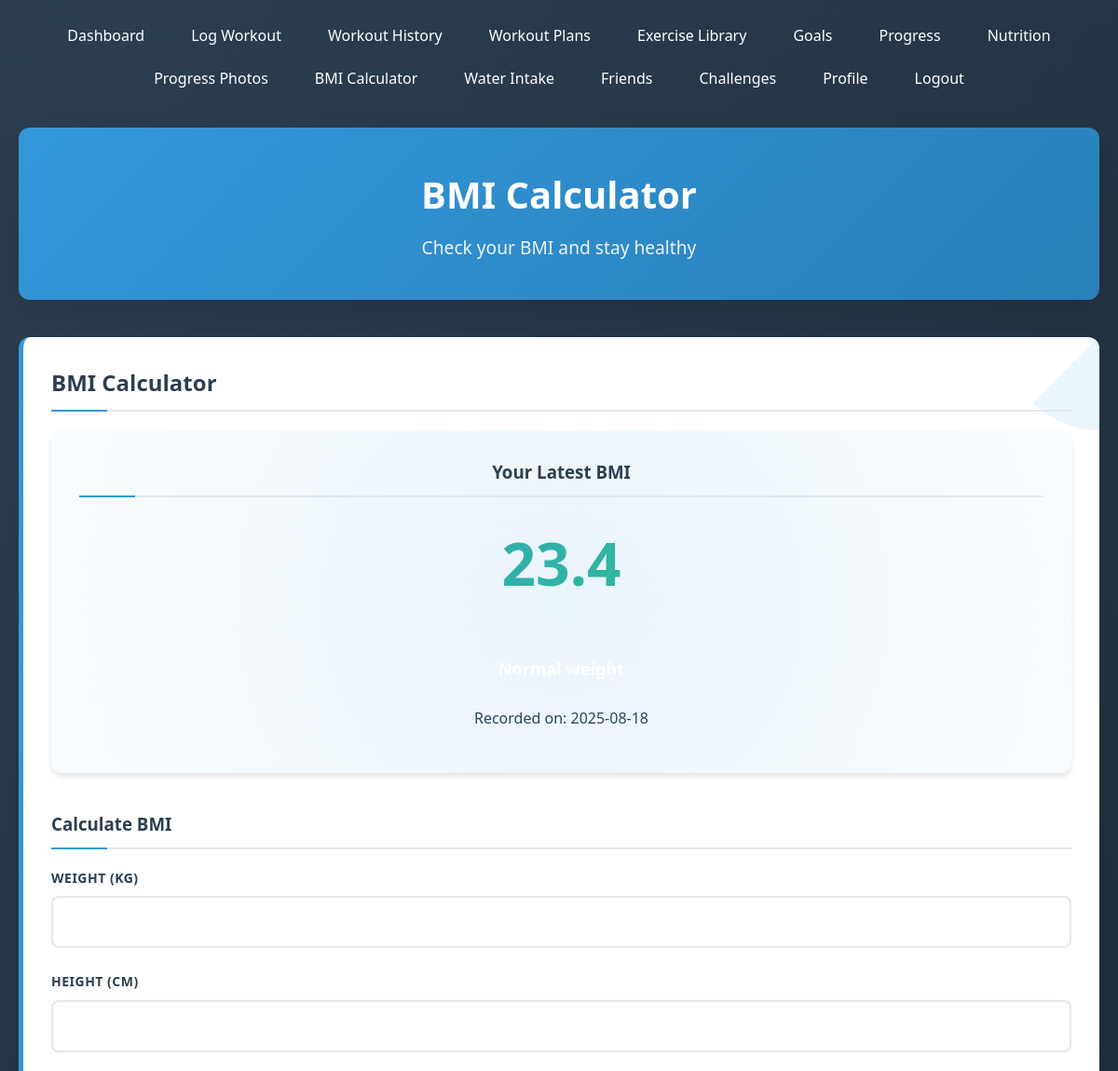
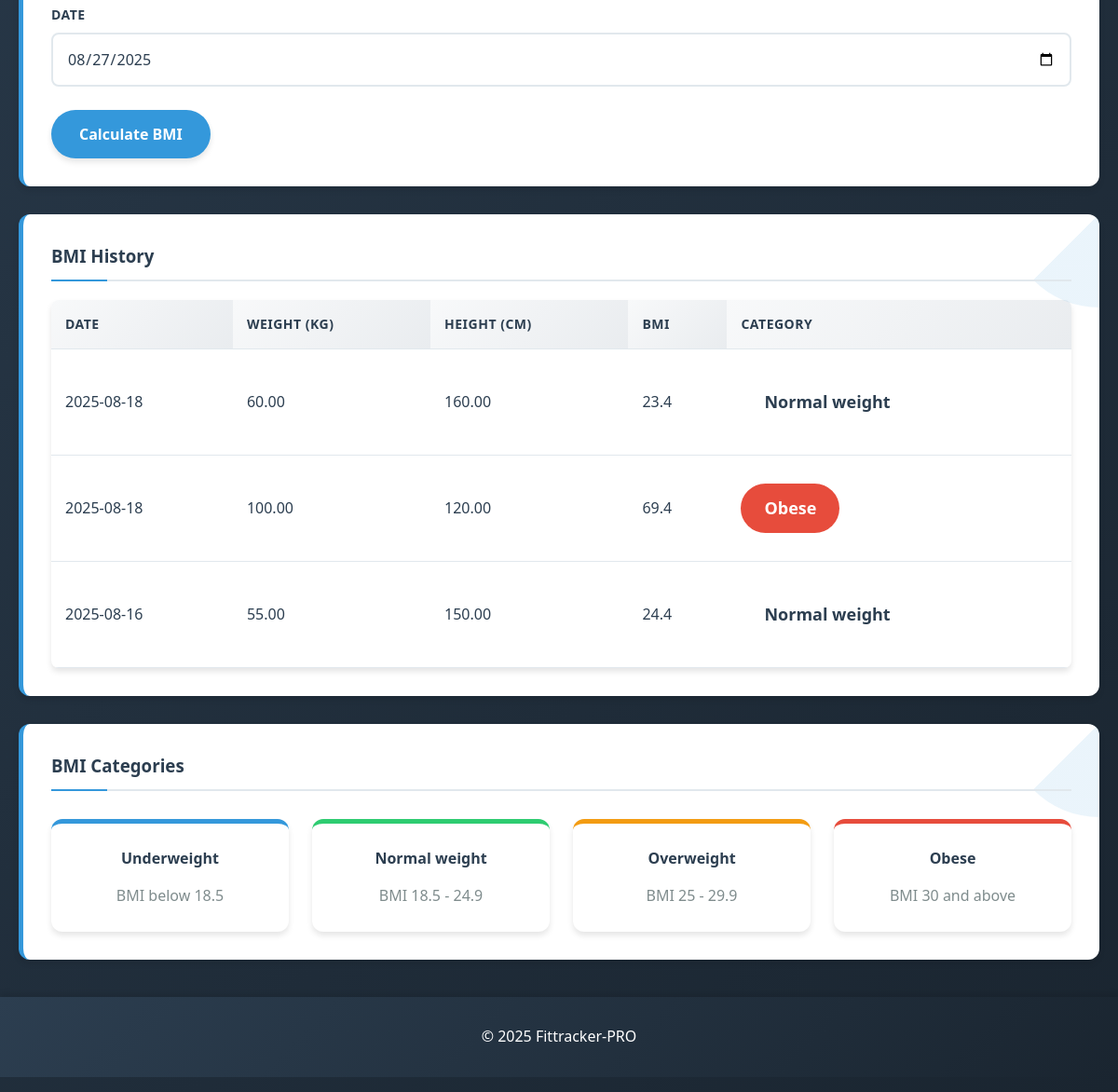
The app's page /bmi_calculator.php (signed in) with its own data (2 pictures, top to bottom).
### tables this page shows
CREATE TABLE `bmi_records` (
  `id` int(11) NOT NULL,
  `user_id` int(11) NOT NULL,
  `weight` decimal(5,2) NOT NULL COMMENT 'in kg',
  `height` decimal(5,2) NOT NULL COMMENT 'in cm',
  `bmi` decimal(4,1) NOT NULL,
  `category` varchar(20) NOT NULL,
  `date` date NOT NULL
);

### bmi_calculator.php (the view, shortened to what this page needs)
<?php
require_once 'config/db.php';
$user_id = $_SESSION['user_id'];
$stmt = $pdo->prepare("
    SELECT * FROM bmi_records
    WHERE user_id = ?
    ORDER BY date DESC
    LIMIT 1
");
$stmt->execute([$user_id]);
$latest_bmi = $stmt->fetch();
$stmt = $pdo->prepare("
    SELECT * FROM bmi_records
    WHERE user_id = ?
    ORDER BY date DESC
");
$stmt->execute([$user_id]);
$bmi_history = $stmt->fetchAll();
?>
<?php include 'includes/header.php'; ?>
<div class="page-header">
    <h1>BMI Calculator</h1>
    <p>Check your BMI and stay healthy</p>
</div>
<div class="card">
    <h2>BMI Calculator</h2>
    <?php if ($latest_bmi): ?>
        <div class="bmi-result">
            <h3>Your Latest BMI</h3>
            <div class="bmi-value"><?php echo round($latest_bmi['bmi'], 1); ?></div>
            <div class="bmi-category <?php echo strtolower(str_replace(' ', '_', $latest_bmi['category'])); ?>">
            </div>
            <p>Recorded on: <?php echo $latest_bmi['date']; ?></p>
        </div>
    <?php endif; ?>
    <h3>Calculate BMI</h3>
    <form method="POST">
        <div class="form-group">
            <label>Weight (kg)</label>
            <input type="number" name="weight" step="0.1" min="1" required>
        </div>
        <div class="form-group">
            <label>Height (cm)</label>
            <input type="number" name="height" step="0.1" min="1" required>
        </div>
        <div class="form-group">
            <label>Date</label>
            <input type="date" name="date" value="<?php echo date('Y-m-d'); ?>" required>
        </div>
        <button type="submit">Calculate BMI</button>
    </form>
</div>
<div class="card">
    <h3>BMI History</h3>
    <?php if (count($bmi_history) > 0): ?>
        <table>
            <tr>
                <th>Date</th>
                <th>Weight (kg)</th>
                <th>Height (cm)</th>
                <th>BMI</th>
                <th>Category</th>
            </tr>
            <?php foreach ($bmi_history as $record): ?>
            <tr>
                <td><?php echo $record['date']; ?></td>
                <td><?php echo $record['weight']; ?></td>
                <td><?php echo $record['height']; ?></td>
                <td><?php echo round($record['bmi'], 1); ?></td>
                <td>
                    <span class="bmi-category <?php echo strtolower(str_replace(' ', '_', $record['category'])); ?>">
                        <?php echo $record['category']; ?>
                    </span>
                </td>
            </tr>
            <?php endforeach; ?>
        </table>
    <?php else: ?>
        <p>No BMI records yet.</p>
    <?php endif; ?>
</div>
<div class="card">
    <h3>BMI Categories</h3>
    <div class="bmi-categories">
        <div class="category-item underweight">
            <h4>Underweight</h4>
            <p>BMI below 18.5</p>
        </div>
        <div class="category-item normal">
            <h4>Normal weight</h4>
            <p>BMI 18.5 - 24.9</p>
        </div>
        <div class="category-item overweight">
            <h4>Overweight</h4>
            <p>BMI 25 - 29.9</p>
        </div>
        <div class="category-item obese">
            <h4>Obese</h4>
            <p>BMI 30 and above</p>
        </div>
    </div>
</div>
<?php include 'includes/footer.php'; ?>

### records on screen
bmi_records: bmi "23.4", date "2025-08-18", weight "60.00", height "160.00", category "Normal weight"
bmi_records: date "2025-08-18", weight "100.00", height "120.00", bmi "69.4", category "Obese"
bmi_records: date "2025-08-16", weight "55.00", height "150.00", bmi "24.4", category "Normal weight"
